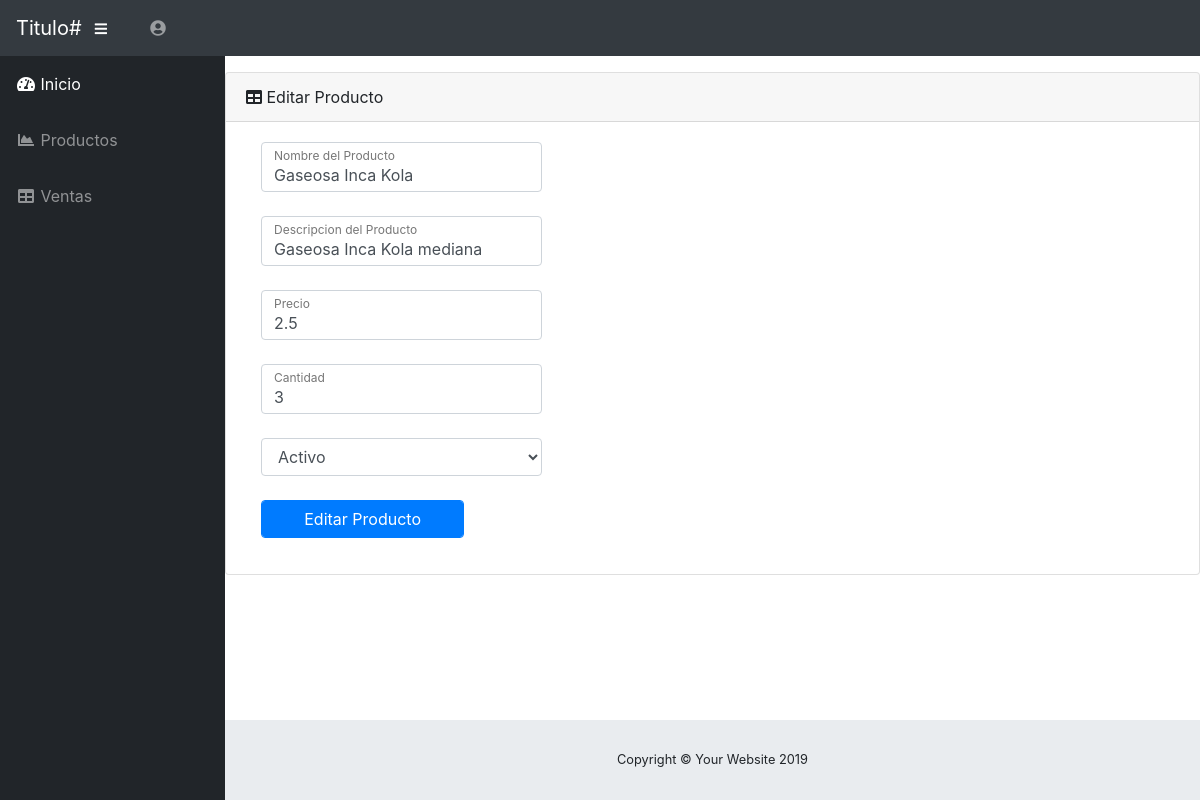
The app's page /cafetin/controlador/editarprod.php?id=2 with its own data.
### tables this page shows
CREATE TABLE `productos` (
  `idproducto` int(11) NOT NULL,
  `nombre_producto` varchar(50) NOT NULL,
  `descripcion` varchar(100) NOT NULL,
  `precio` double NOT NULL,
  `cantidad` int(11) NOT NULL,
  `estado` varchar(20) NOT NULL
);

### cafetin/modelo/conexion.php (called while the page is built, shortened)
<?php
class Conexion{
		private $conexion;
		function __construct(){
			$this->conexion = mysqli_connect("localhost","root","12345678","cafeteria");
		}
		public function getConexion(){
			return $this->conexion;
		}
}
?>

### cafetin/modelo/clproductos.php (the view, shortened to what this page needs)
<?php
require_once "conexion.php";
class Producto{
	public function buscarProducto($id){
		$conectar = new Conexion();
		$sql = "select * from productos where idproducto='$id'";
		$resultado= mysqli_query($conectar->getConexion(),$sql);
		if ( $columna = mysqli_fetch_array($resultado) ){
			echo "<div class='col-md-4'>
                  <div class='form-label-group'>
                  	<input type='hidden' name='idp' id='idp' value='".$columna['idproducto']."' class='form-control' >
                    <input type='text' name='ed-nomb-p' id='ed-nomb-p' value='".$columna['nombre_producto']."' class='form-control' placeholder='Nombre' required='required' autofocus='autofocus'>
                    <label for='nomb-p'>Nombre del Producto</label>
                  </div>
                </div><br>
                <div class='col-md-4'>
                  <div class='form-label-group'>
                    <input type='text' name='ed-desc-p' id='ed-desc-p' value='".$columna['descripcion']."' class='form-control' placeholder='Descripcion' required='required' autofocus='autofocus'>
                    <label for='desc-p'>Descripcion del Producto</label>
                  </div>
                </div><br>
                <div class='col-md-4'>
                  <div class='form-label-group'>
                    <input type='text' name='ed-precio-p' id='ed-precio-p' value='".$columna['precio']."' class='form-control' placeholder='Precio' required='required' autofocus='autofocus'>
                    <label for='precio-p'>Precio</label>
                  </div>
                </div><br>
                <div class='col-md-4'>
                  <div class='form-label-group'>
                    <input type='text' name='ed-cant-p' id='ed-cant-p' value='".$columna['cantidad']."' class='form-control' placeholder='Cantidad' required='required' autofocus='autofocus'>
                    <label for='cant-p'>Cantidad</label>
                  </div>
                </div><br>
                <div class='col-md-4'>
                  <div class='form-label-group'>
                    <select name='ed-estado-p' class='form-control'>";
                     if ( $columna['estado'] == Activo ) {
                    	echo "<option value='Activo' selected> Activo </option>
                    		  <option value='Inactivo'>Inactivo</option>
                    </select>";
                    }else{
                    	echo "<option value='Activo'> Activo</option>
                    		  <option value='Inactivo' selected>Inactivo</option>";
                    }
                    echo "</select></div>
                		</div><br>
                		<div class='col-md-3'>
                    		<input type='submit' value='Editar Producto' class='form-control btn btn-primary' >
                		</div>";
		}else{
			echo 'error';
		}
	}
}
?>

### records on screen
productos: ed-nomb-p "Gaseosa Inca Kola", ed-desc-p "Gaseosa Inca Kola mediana", ed-precio-p "2.5", ed-cant-p "3", ed-estado-p "Activo"
